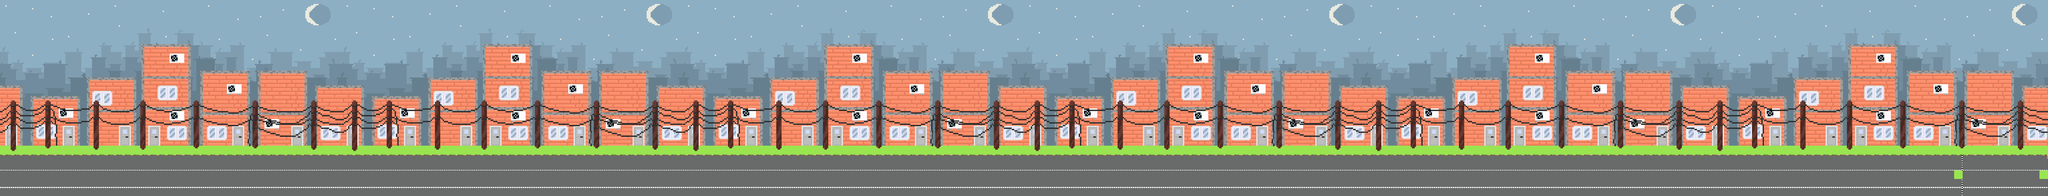

Below is a game level as drawn by its tile map, then a one-line description and the .tmx that defines it (tile-layer data replaced by summaries):
An orthogonal 240x23 tile map with 32x32 px tiles, 1 tile layer (Piso), 6 image layers.

<map version="1.10" tiledversion="1.10.2" orientation="orthogonal" renderorder="right-down" width="240" height="23" tilewidth="32" tileheight="32" infinite="0" nextlayerid="8" nextobjectid="1">
 <tileset firstgid="1" source="piso.tsx" />
 <imagelayer id="2" name="IMG1">
  <image source="villa.png" width="1280" height="720" />
 </imagelayer>
 <imagelayer id="3" name="IMG2" offsetx="1280" offsety="0">
  <image source="villa.png" width="1280" height="720" />
 </imagelayer>
 <imagelayer id="4" name="IMG3" offsetx="2560" offsety="0">
  <image source="villa.png" width="1280" height="720" />
 </imagelayer>
 <imagelayer id="5" name="IMG4" offsetx="3840" offsety="0">
  <image source="villa.png" width="1280" height="720" />
 </imagelayer>
 <imagelayer id="6" name="IMG5" offsetx="5120" offsety="0">
  <image source="villa.png" width="1280" height="720" />
 </imagelayer>
 <imagelayer id="7" name="IMG6" offsetx="6400" offsety="0">
  <image source="villa.png" width="1280" height="720" />
 </imagelayer>
 <layer id="1" name="Piso" width="240" height="23">
  <data>[5520 cells, 1200 non-empty, 12 distinct tile ids]</data>
 </layer>
</map>